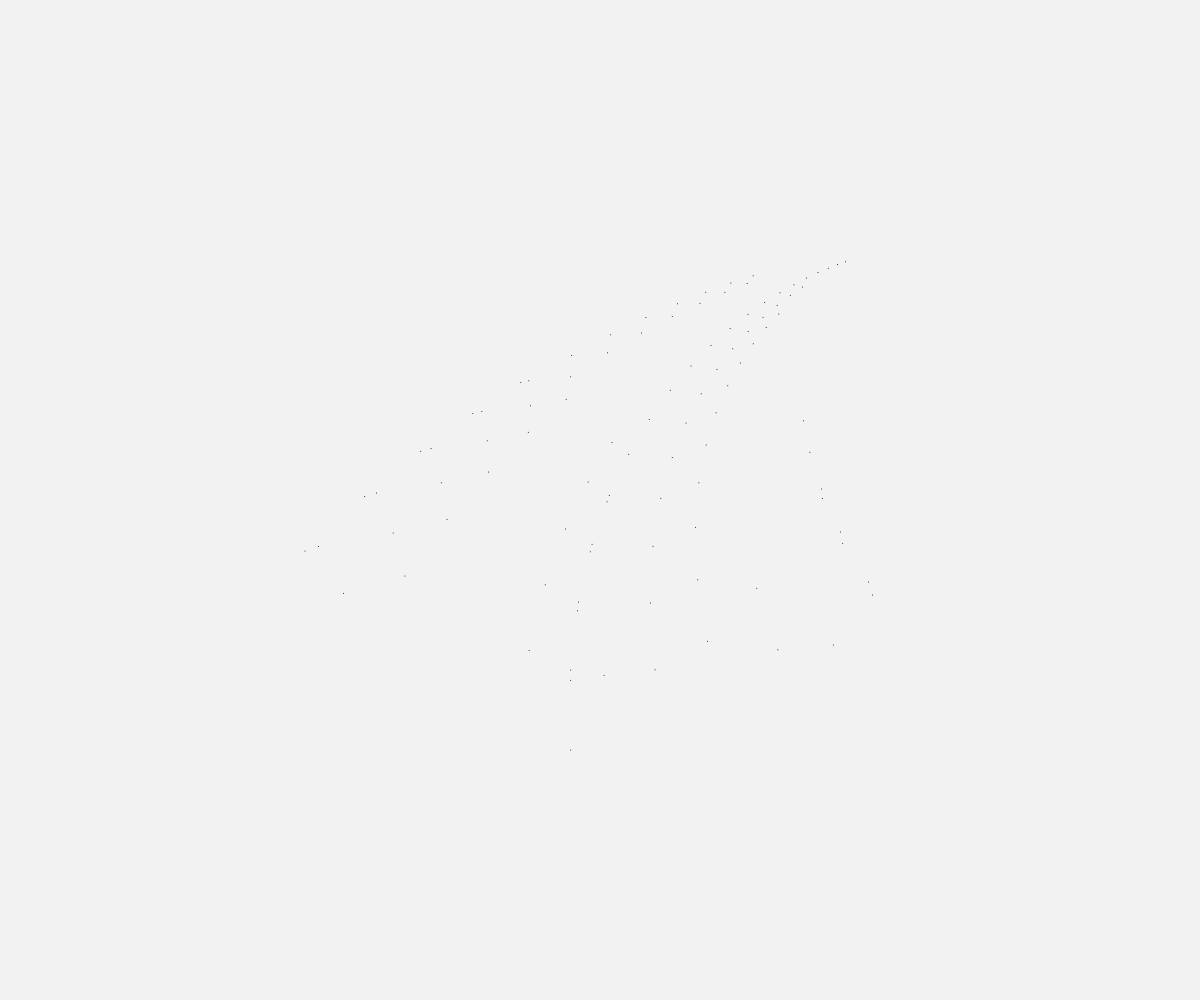
Frame 1 (no input)
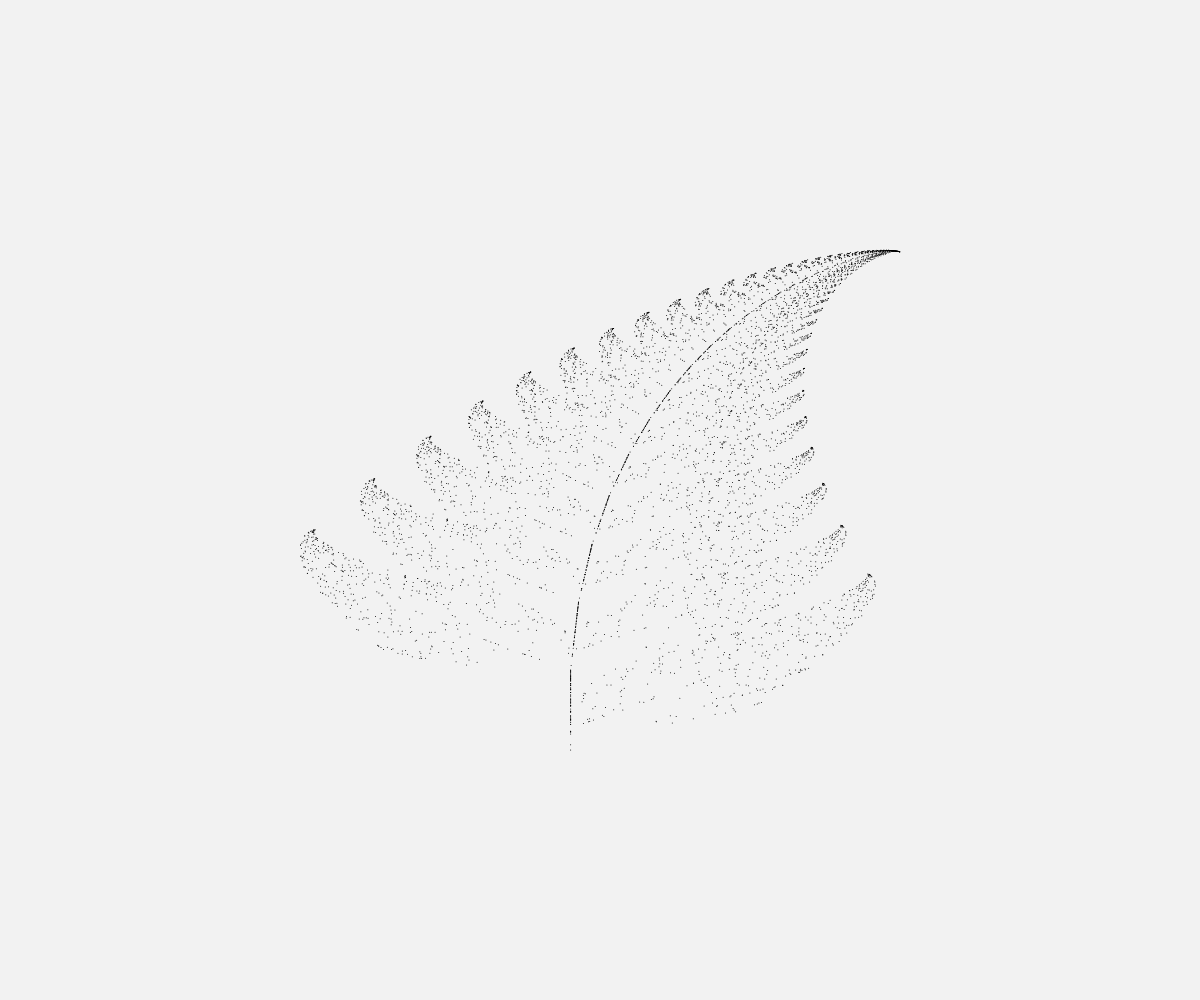
Frame 60 (no input)
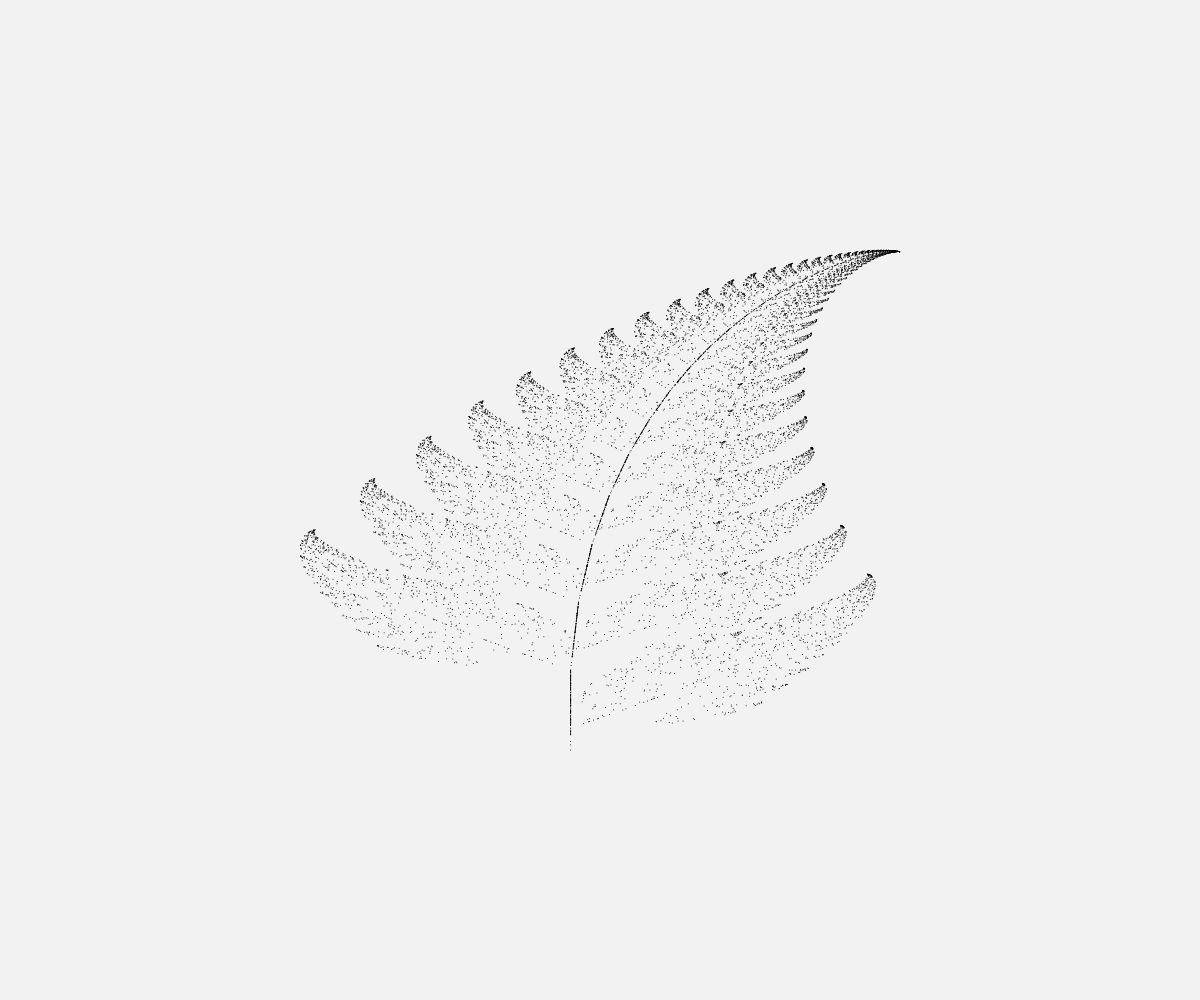
Frame 120 (the mouse pressed at the canvas centre since frame 60)

The p5.js sketch that drew these frames (run headless with seeded random() and noise() and a simulated clock; from frame 60 on, the mouse is pressed at the canvas centre):

// p5.js sketch
// ── sketch.js
let x = 0;
let y = 0;

function setup() {
  createCanvas(windowWidth, windowHeight);
  background("#f2f2f2");
}

function draw() {
  scale(0.5);
  translate(windowWidth/2, windowHeight/2)
  for (let i = 0; i < 100; i++) {
    drawPoint();
    nextPoint();
  }

}

function drawPoint() {
  stroke(0);
  strokeWeight(2);
  let px = map(x, -2.1820, 2.6558, 0, width);
  let py = map(y, 0, 9.9983, height, 0);

  point(px, py);


}

function nextPoint() {
  let nextX;
  let nextY;
  let r = random(1);

  if (r < 0.01) {
    nextY = 0.16 * y;
    nextX = 0;
  } else if (r < 0.86) {
    nextX = 0.85 * x + 0.04 * y;
    nextY = -0.04 * x + 0.85 * y + 1.6;
  } else if (r < 0.93) {
    nextX = 0.2 * x + -0.26 * y;
    nextY = 0.23 * x + 0.22 * y + 1.6;
  } else {
    nextX = -0.15 * x + 0.28 * y;
    nextY = 0.26 * x + 0.24 * y + 0.44;
  }
  x = nextX;
  y = nextY;
}
